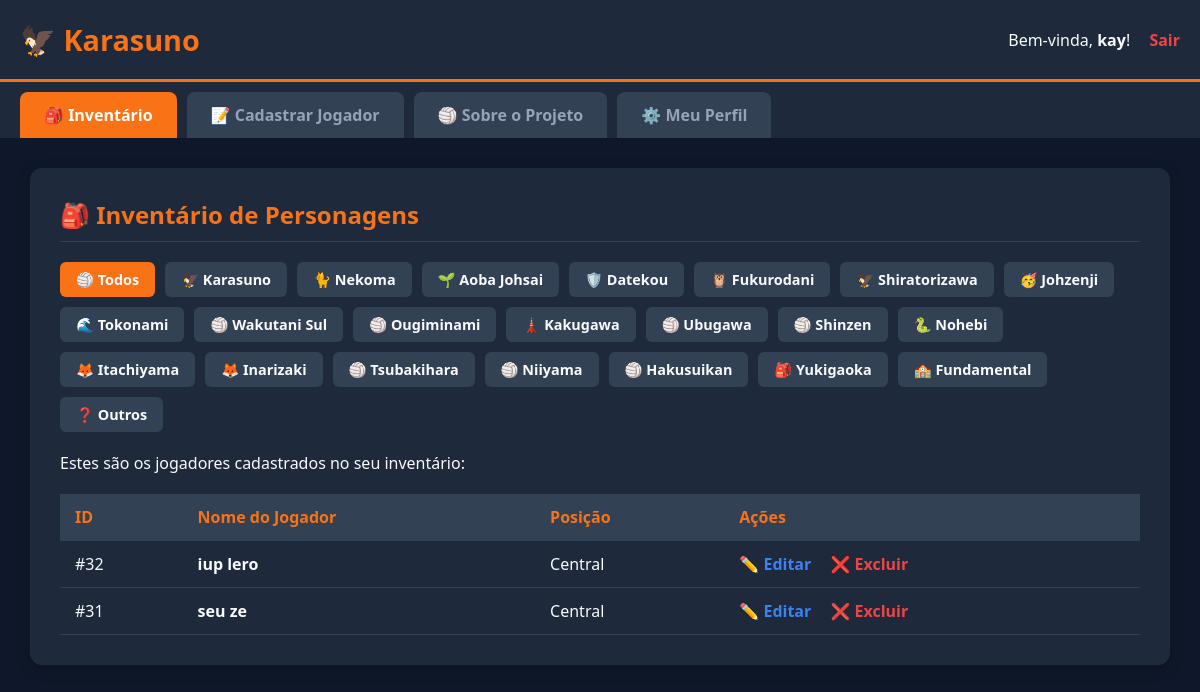
The page /dashboard.php (signed in) on the database its author committed.
### tables this page shows
CREATE TABLE `personagem` (
  `id` int(11) NOT NULL,
  `nome` varchar(100) NOT NULL,
  `idade` int(11) DEFAULT NULL,
  `altura` int(11) DEFAULT NULL,
  `numero` int(11) DEFAULT NULL,
  `descricao` text DEFAULT NULL,
  `id_time` int(11) DEFAULT NULL,
  `id_funcao` int(11) NOT NULL,
  `id_posicao` int(11) DEFAULT NULL,
  `imagem` varchar(255) DEFAULT NULL,
  `id_usuario` int(11) DEFAULT NULL
);

CREATE TABLE `posicao` (
  `id` int(11) NOT NULL,
  `nome` varchar(50) NOT NULL
);

### personagemrepository.php (called while the page is built, shortened)
<?php
class PersonagemRepository {
    private PDO $pdo;
    public function __construct(PDO $pdo) {
        $this->pdo = $pdo;
    }
    public function listarTodosPorUsuario(int $idUsuario, $time = 'todos'): array {
        $sql = "SELECT p.*, t.nome as nome_time, pos.nome as nome_posicao, f.nome as nome_funcao
                FROM personagem p
                INNER JOIN time t ON p.id_time = t.id
                INNER JOIN posicao pos ON p.id_posicao = pos.id
                INNER JOIN funcao f ON p.id_funcao = f.id
                WHERE p.id_usuario = :id_usuario";
        $sql .= " ORDER BY p.nome ASC";
        $stmt = $this->pdo->prepare($sql);
        $params = ['id_usuario' => $idUsuario];
        $stmt->execute($params);
        return $stmt->fetchAll(PDO::FETCH_ASSOC);
    }
}

### dashboard.php (the view, shortened to what this page needs)
<?php
require_once "config.php";
require_once "personagemrepository.php";
$aba_atual = $_GET['aba'] ?? 'inventario';
$time_filtrado = $_GET['time'] ?? 'todos';
$stmtUser = $pdo->prepare("SELECT id_time, descricao FROM usuario WHERE id = ?");
$stmtUser->execute([$_SESSION['id']]);
$nome_meu_time = "Karasuno";
$emoji_time = "🦅";
?>
<!DOCTYPE html>
<html lang="pt-br">
<head>
</head>
<body>
<header>
    <h1><?php echo $emoji_time . " " . $nome_meu_time; ?></h1>
    <div class="user-info">
        <span>Bem-vinda, <strong><?php echo $_SESSION['nome']; ?></strong>!</span>
        <a href="logout.php">Sair</a>
    </div>
</header>
<div class="tabs-menu">
    <a href="dashboard.php?aba=inventario" class="tab-link <?php echo ($aba_atual == 'inventario') ? 'active' : ''; ?>">🎒 Inventário</a>
    <a href="dashboard.php?aba=cadastro" class="tab-link <?php echo ($aba_atual == 'cadastro') ? 'active' : ''; ?>">📝 Cadastrar Jogador</a>
    <a href="dashboard.php?aba=explicacao" class="tab-link <?php echo ($aba_atual == 'explicacao') ? 'active' : ''; ?>">🏐 Sobre o Projeto</a>
    <a href="dashboard.php?aba=perfil" class="tab-link <?php echo ($aba_atual == 'perfil') ? 'active' : ''; ?>">⚙️ Meu Perfil</a>
</div>
<div class="container">
    <div id="inventario" class="tab-content <?php echo ($aba_atual == 'inventario') ? 'active' : ''; ?>">
        <h2>🎒 Inventário de Personagens</h2>
        <div style="margin-bottom: 20px; display: flex; gap: 10px; flex-wrap: wrap;">
            <a href="dashboard.php?aba=inventario&time=todos" class="btn-filtro <?php echo ($time_filtrado == 'todos') ? 'active-filter' : ''; ?>">🏐 Todos</a>
            <a href="dashboard.php?aba=inventario&time=1" class="btn-filtro <?php echo ($time_filtrado == '1') ? 'active-filter' : ''; ?>">🦅 Karasuno</a>
            <a href="dashboard.php?aba=inventario&time=2" class="btn-filtro <?php echo ($time_filtrado == '2') ? 'active-filter' : ''; ?>">🐈 Nekoma</a>
            <a href="dashboard.php?aba=inventario&time=3" class="btn-filtro <?php echo ($time_filtrado == '3') ? 'active-filter' : ''; ?>">🌱 Aoba Johsai</a>
            <a href="dashboard.php?aba=inventario&time=4" class="btn-filtro <?php echo ($time_filtrado == '4') ? 'active-filter' : ''; ?>">🛡️ Datekou</a>
            <a href="dashboard.php?aba=inventario&time=5" class="btn-filtro <?php echo ($time_filtrado == '5') ? 'active-filter' : ''; ?>">🦉 Fukurodani</a>
            <a href="dashboard.php?aba=inventario&time=6" class="btn-filtro <?php echo ($time_filtrado == '6') ? 'active-filter' : ''; ?>">🦅 Shiratorizawa</a>
            <a href="dashboard.php?aba=inventario&time=7" class="btn-filtro <?php echo ($time_filtrado == '7') ? 'active-filter' : ''; ?>">🥳 Johzenji</a>
            <a href="dashboard.php?aba=inventario&time=8" class="btn-filtro <?php echo ($time_filtrado == '8') ? 'active-filter' : ''; ?>">🌊 Tokonami</a>
            <a href="dashboard.php?aba=inventario&time=9" class="btn-filtro <?php echo ($time_filtrado == '9') ? 'active-filter' : ''; ?>">🏐 Wakutani Sul</a>
            <a href="dashboard.php?aba=inventario&time=10" class="btn-filtro <?php echo ($time_filtrado == '10') ? 'active-filter' : ''; ?>">🏐 Ougiminami</a>
            <a href="dashboard.php?aba=inventario&time=11" class="btn-filtro <?php echo ($time_filtrado == '11') ? 'active-filter' : ''; ?>">🗼 Kakugawa</a>
            <a href="dashboard.php?aba=inventario&time=12" class="btn-filtro <?php echo ($time_filtrado == '12') ? 'active-filter' : ''; ?>">🏐 Ubugawa</a>
            <a href="dashboard.php?aba=inventario&time=13" class="btn-filtro <?php echo ($time_filtrado == '13') ? 'active-filter' : ''; ?>">🏐 Shinzen</a>
            <a href="dashboard.php?aba=inventario&time=14" class="btn-filtro <?php echo ($time_filtrado == '14') ? 'active-filter' : ''; ?>">🐍 Nohebi</a>
            <a href="dashboard.php?aba=inventario&time=15" class="btn-filtro <?php echo ($time_filtrado == '15') ? 'active-filter' : ''; ?>">🦊 Itachiyama</a>
            <a href="dashboard.php?aba=inventario&time=16" class="btn-filtro <?php echo ($time_filtrado == '16') ? 'active-filter' : ''; ?>">🦊 Inarizaki</a>
            <a href="dashboard.php?aba=inventario&time=17" class="btn-filtro <?php echo ($time_filtrado == '17') ? 'active-filter' : ''; ?>">🏐 Tsubakihara</a>
            <a href="dashboard.php?aba=inventario&time=18" class="btn-filtro <?php echo ($time_filtrado == '18') ? 'active-filter' : ''; ?>">🏐 Niiyama</a>
            <a href="dashboard.php?aba=inventario&time=19" class="btn-filtro <?php echo ($time_filtrado == '19') ? 'active-filter' : ''; ?>">🏐 Hakusuikan</a>
            <a href="dashboard.php?aba=inventario&time=20" class="btn-filtro <?php echo ($time_filtrado == '20') ? 'active-filter' : ''; ?>">🎒 Yukigaoka</a>
            <a href="dashboard.php?aba=inventario&time=21" class="btn-filtro <?php echo ($time_filtrado == '21') ? 'active-filter' : ''; ?>">🏫 Fundamental</a>
            <a href="dashboard.php?aba=inventario&time=22" class="btn-filtro <?php echo ($time_filtrado == '22') ? 'active-filter' : ''; ?>">❓ Outros</a>
        </div>
        <p>Estes são os jogadores cadastrados no seu inventário:</p>
        <?php
        try {
            $personagemRepo = new PersonagemRepository($pdo);
            $personagens = $personagemRepo->listarTodosPorUsuario($_SESSION['id'], $time_filtrado);
            if (count($personagens) > 0):
        ?>
            <table class="tabela-inventario">
                <thead>
                    <tr>
                        <th>ID</th>
                        <th>Nome do Jogador</th>
                        <th>Posição</th>
                        <th>Ações</th>
                    </tr>
                </thead>
                <tbody>
                    <?php foreach ($personagens as $p): ?>
                        <tr>
                            <td>#<?php echo $p['id']; ?></td>
                            <td><strong><?php echo $p['nome']; ?></strong></td>
                            <td><?php echo $p['nome_posicao']; ?></td>
                            <td>
                                <a href="editar-personagem.php?id=<?php echo $p['id']; ?>" style="color: #3b82f6; font-weight: bold; text-decoration: none; margin-right: 15px;">✏️ Editar</a>
                                <a href="excluir-personagem.php?id=<?php echo $p['id']; ?>" class="btn-excluir" onclick="return confirm('Tem certeza que deseja apagar esse jogador?')">❌ Excluir</a>
                            </td>
                        </tr>
                    <?php endforeach; ?>
                </tbody>
            </table>
        <?php else: ?>
            <p style="color: #94a3b8; font-style: italic; margin-top: 20px;">Nenhum jogador encontrado para esta categoria.</p>
        <?php
            endif;
        } catch (Exception $e) {
            echo "<p style='color: #ef4444;'>Erro ao carregar inventário: " . $e->getMessage() . "</p>";
        }
        ?>
    </div>
</div>
</body>
</html>

### rows shown on the page
personagem: id "32", nome "iup lero", id_posicao.nome "Central"
personagem: id "31", nome "seu ze", id_posicao.nome "Central"

### other values the page prints
$emoji_time "🦅"
$nome_meu_time "Karasuno"
$_SESSION['nome'] "kay"
